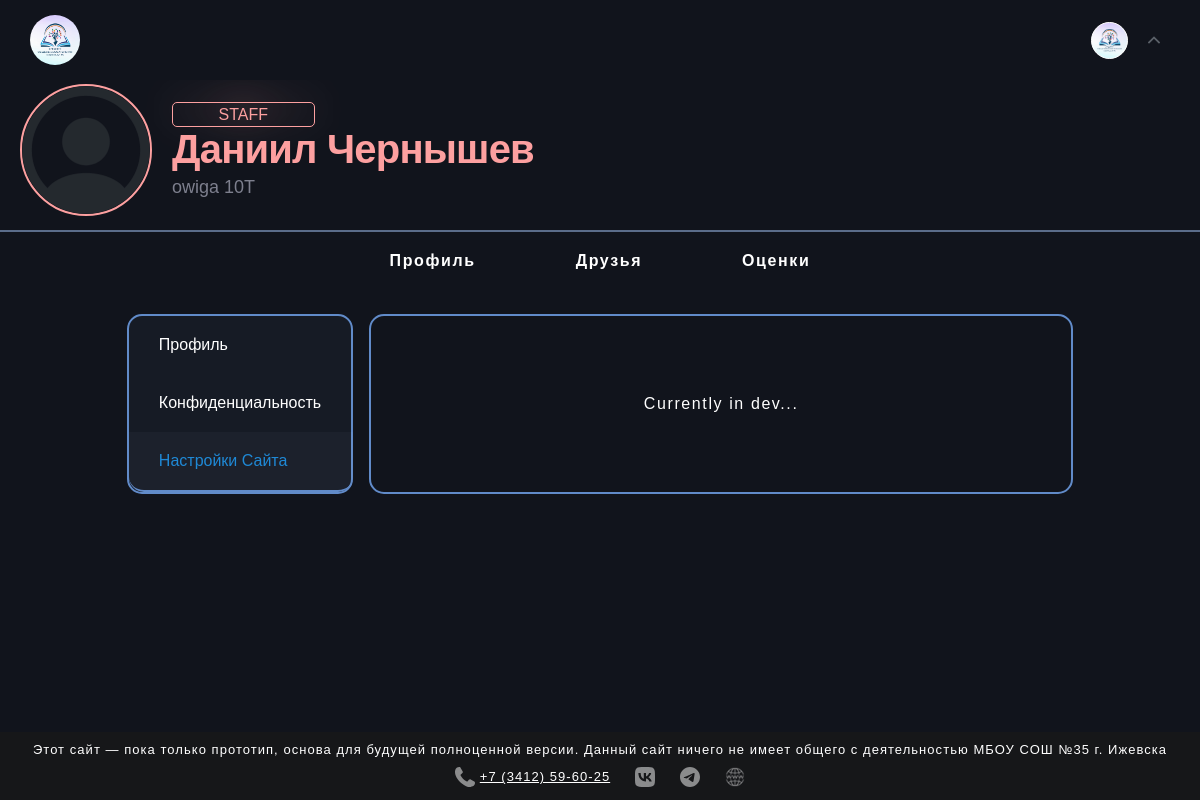
The page /profile/owiga/settings/site-settings (signed in) on the database its author committed.
### accounts/models.py (models this page shows, shortened)
class User(AbstractUser):
    ROLES = (
        ('student', 'Ученик'),
        ('teacher', 'Учитель'),
    )
    role = models.CharField(max_length=10, choices=ROLES, default='student')
    classroom = models.CharField(max_length=10, blank=True, null=True, verbose_name="Класс")
    username = models.CharField(max_length=20, unique=True, blank=False)
    email = models.EmailField(max_length=20, unique=True, blank=False)
    birth_date = models.DateField(null=True, blank=True)
    phone = models.CharField(max_length=15, blank=True)
    cover = models.ImageField(upload_to=rename_file, default="profile_image/default.png", blank=True)
    is_teacher = models.BooleanField(default=False)
    lesson_name = models.CharField(max_length=20, blank=True, null=True, default=None)

### accounts/views.py (the view)
# urls.py: path('<str:username>/settings/site-settings', views.site_settings, name='site-settings'),
@login_required()
def site_settings(request, username):
    user = get_object_or_404(User, username=username)
    return render(request, 'settings/site-settings.html', {'user': user, 'cover': user.cover})

### accounts/templates/settings/site-settings.html (shortened to what this page needs)
{% load static %}
<!DOCTYPE html>
<html>
<head>
    <link rel="stylesheet" href="{% static 'css/style2.css' %}">
    <link rel="stylesheet" href="{% static 'css/profile.css' %}">
    <link rel="stylesheet" href="{% static 'css/settings.css' %}">
    <link rel="stylesheet" href="{% static 'css/footer.css'%}">
</head>
<body>
    <header>
        <div class="logo">
            <a href="{% url 'blog_news' %}"><img src="{% static 'media/logo.png' %}" class="logo-image"></a>
        </div>
        {% if request.user.is_authenticated %}
        <div class="account">
            <nav id="profile">
                    <div class="header__block_profile">
                        {% if request.user.is_authenticated %}
                        <div class="header__profile">
                            <div class="header__sphere">
                                <img src="{{ request.user.cover.url }}" loading="lazy" id="{% if request.user.is_superuser %}header__superuser_user{% elif user.is_teacher %}header__teacher_user{% endif %}">
                            </div>
                                <img src="{% static 'media/arrow.svg' %}" loading="lazy" class="header__arrow">
                        </div>
                        {% else %}
                        <a href="{% url 'login' %}">Войти</a>
                        {% endif %}
                    </div>
            </nav>
        </div>
        {% endif %}
    </header>
    <main>
        <div class="user_profile">
            <img src="{{ cover.url }}" loading="lazy" class="avatar {% if user.is_superuser %}superuser_user_border{% elif user.is_teacher %} teacher_user_border{% endif %}">
            <div class="names">
                {% if user.is_superuser %}
                <div class="profile_badge">
                    <span style>STAFF</span>
                </div>
                {% elif user.is_teacher %}
                <div class="profile_badge teacher">
                    <span style>Учитель</span>
                </div>
                {% endif %}
                <span style="font-size: 40px; letter-spacing: -0.02em; font-weight:bold; margin-bottom: 5px;" class="{% if user.is_superuser %}superuser_user {% elif user.is_teacher %} teacher_user {% endif %}">{{ user.first_name }} {{ user.last_name }}</span>
                <span style="font-size: 18px; color: #c9cadd96;">{{ user.username }} {% if not user.is_teacher %} {{ user.classroom }} {% endif %}</span>
            </div>
        </div>
        <div class="razdel">
            <nav class="profile_info">
                <div class="profile route"><a href="{% url 'profile' user.username %}">Профиль</a></div>
                <div class="friends route"><a href="{% url 'friends' user.username %}">Друзья</a></div>
                {% if not user.is_teacher %}<div class="grades route"><a href="{% url 'grades' user.username %}">Оценки</a></div>
                {% else %} <div class="grades route"><a href="{% url 'add_grades' user.username %}">Выставить Оценки</a></div>  {% endif %}
            </nav>
        </div>
        <div class="settings-class">
            <div class ="settings-choice">
                <div class="tab-link"><a href="{% url 'settings' user.username %}">Профиль</a></div>
                <div class="tab-link"><a href="{% url 'confidentiality' user.username %}">Конфиденциальность</a></div>
                <div class="active_setting tab-link active"><a href="{% url 'site-settings' user.username %}"  style="color: #1f89d6;">Настройки Сайта</a></div>
            </div>
            <div class="settings-block">
                <span style="display: flex;
                justify-content: center;
                align-items: center; flex-grow: 2;">Currently in dev...</span>
            </div>
        </div>
    </main>
    <div class="wrapper">
        <footer>
            <div class="footer-elements">
                <div class="footer-info-text">Этот сайт — пока только прототип, основа для будущей полноценной версии. Данный сайт ничего не имеет общего с деятельностью МБОУ СОШ №35 г. Ижевска</div>
                <div class="footer-logos">
                    <div class="footer-logo-phone"><a href="tel:73412596025"><img src="{% static 'media/phone.svg' %}">+7 (3412) 59-60-25</a></div>
                    <div class="footer-logo-vk"><a href="https://vk.com/izhevskschool35"><img src="{% static 'media/vk.svg' %}"></a></div>
                    <div class="footer-logo-telegram"><a href="https://t.me/izhevskschool35"><img src="{% static 'media/telegram.svg' %}"></a></div>
                    <div class="footer-logo-web"><a href="shkola35izhevsk-r18.gosweb.gosuslugi.ru"><img src="{% static 'media/web.png' %}"></a></div>
                </div>
            </div>
        </footer>
    </div>
</body>
</html>

### accounts/static/css/style2.css (style rules this page uses)
body { background-color: #11141c; color: white; font-family: Arial, Helvetica, sans-serif; transition: all .3s ease; }
header { background: #11141c; position: fixed; display: flex; justify-content: space-between; top: 0; right: 0; left: 0; height: 50px; padding: 15px 30px; transition: all 0.2s ease; z-index: 10; }
main { display: block; height: 100%; overflow-x: hidden; overflow-y: auto; padding-top: 70px; transition: all 0.2s ease; }
a { color: #FFF; text-decoration: none; z-index: 1000; }
.logo { border-radius: 50%; display: flex; overflow: hidden; }
.logo-image { width: 50px; height: 50px; }
.avatar { width: 128px; height: 128px; border-radius: 50%; margin: 14px 20px; }
.razdel { border-top: 2px #5b6d8a solid; }
.user_profile { display: flex; position: relative; align-items: center; }
.names { display: flex; flex-direction: column; }
.profile_badge { display: flex; position: relative; align-items: center; height: 23px; width: 35%; padding: 0 7px; border: 1px #fda0a0 solid; color: #fda0a0; border-radius: 5px; justify-content: center; filter: drop-shadow(0 -5px 20px rgba(253, 160, 160, 1)); }
.superuser_user { color: #fda0a0; }
.superuser_user_border { border: 2px #fda0a0 solid; }
.profile_info { display: flex; justify-content: center; font-weight: 700; text-decoration: none; letter-spacing: 0.1em; }
.profile { width: auto; padding: 20px 50px; }
.grades { width: auto; padding: 20px 50px; }
.friends { width: auto; padding: 20px 50px; }
.active { animation: 1s show ease; animation-fill-mode: forwards; }

### static/css/profile.css (style rules this page uses)
.header__profile { display: flex; align-items: center; cursor: pointer; }
.header__sphere img { align-items: center; background: #fff; border-radius: 50%; display: flex; justify-content: center; height: 35px; width: 35px; overflow: hidden; border: 1px #fff solid; margin: 10px; }
.header__arrow { color: white; padding: 10px; cursor: pointer; font-size: 16px; text-align: center; transition: transform 0.3s ease; transform: rotate(0deg); }
#profile { display: flex; align-items: center; }
.account { display: flex; position: relative; margin: 0; gap: 10px; }

### accounts/static/css/settings.css (style rules this page uses)
.active_setting { background-color: #d3dcff08; }
.settings-class { display: flex; justify-content: center; align-items: stretch; margin-top: 1.5em; }
.settings-choice { display: flex; flex-direction: column; background-color: #161b25; border-radius: 15px; border: 2.5px solid rgba(97, 139, 201, 1); align-items: baseline; height: 100%; animation: 1.3s show-settings ease; }
.settings-choice>div { width: 74%; font-weight: 500; padding-top: 20px; padding-bottom: 20px; padding-left: 30px; padding-right: 30px; }
.settings-choice>div:last-child { border-bottom-left-radius: 15px; border-bottom-right-radius: 15px; }
.settings-choice>div:first-child { border-top-left-radius: 15px; border-top-right-radius: 15px; }
.settings-block { display: flex; position: relative; flex-grow: 2; margin-left: 1em; font-weight: 500; letter-spacing: 0.1em; flex-flow: column wrap; max-width: 700px; border: 2.5px solid rgba(97, 139, 201, 1); border-radius: 15px; z-index: 1; gap: 10px; animation: .6s show-settings ease; }

### static/css/footer.css (style rules this page uses)
body { margin: 0; min-height: 100vh; }
footer { display: flex; position: relative; width: 100%; bottom: 0px; font-size: 13px; letter-spacing: 0.08em; background-color: rgba(26, 26, 26, 0.692); justify-content: center; z-index: 5; }
.footer-elements { display: flex; flex-direction: column; justify-content: space-between; align-items: center; padding: 10px 10px; }
.footer-logos { display: flex; flex-direction: row; gap: 25px; margin-top: 10px ; }
.footer-logos>div>a>img { width: 20px; opacity: 0.5; transition: .6s ease; }
.footer-logos>div>a { text-decoration: underline; }
.footer-logo-phone a { display: flex; gap: 5px; align-items: center; }
.logo { border-radius: 50%; height: 50px; display: flex; overflow: hidden; transition: all .2s ease; }
.logo-image { width: 50px; height: 50px; }
.wrapper { display: block; position: fixed; bottom: -0px; left: 0; right: 0; z-index: 5; }

### rows shown on the page
User: user.cover (picture)
User: first_name "Даниил", last_name "Чернышев", username "owiga", classroom "10Т"
